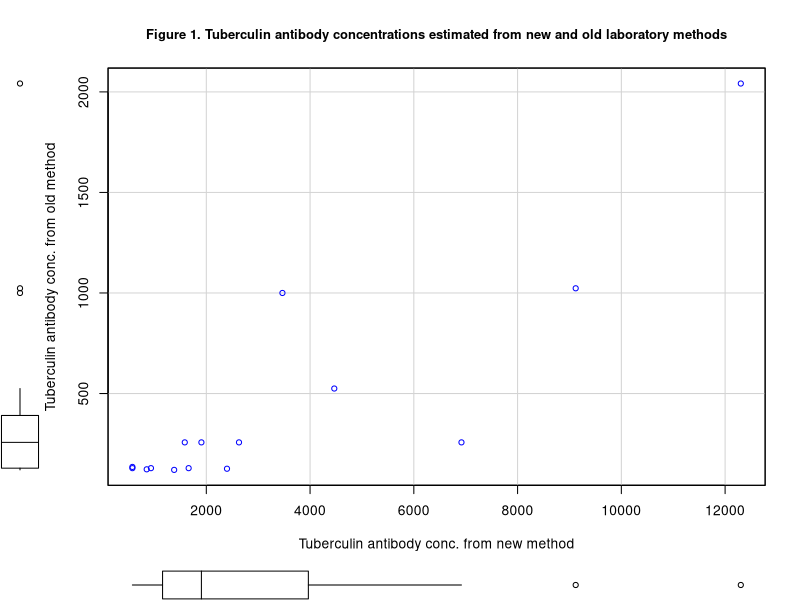
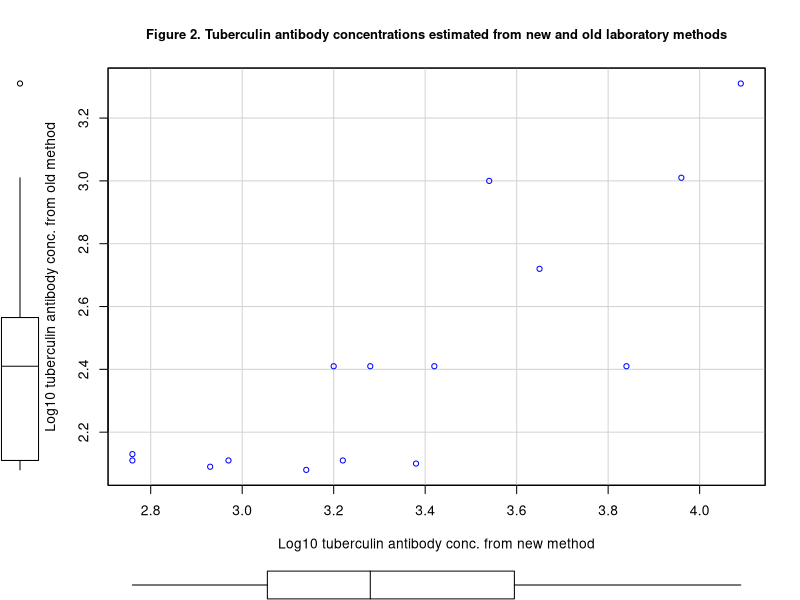
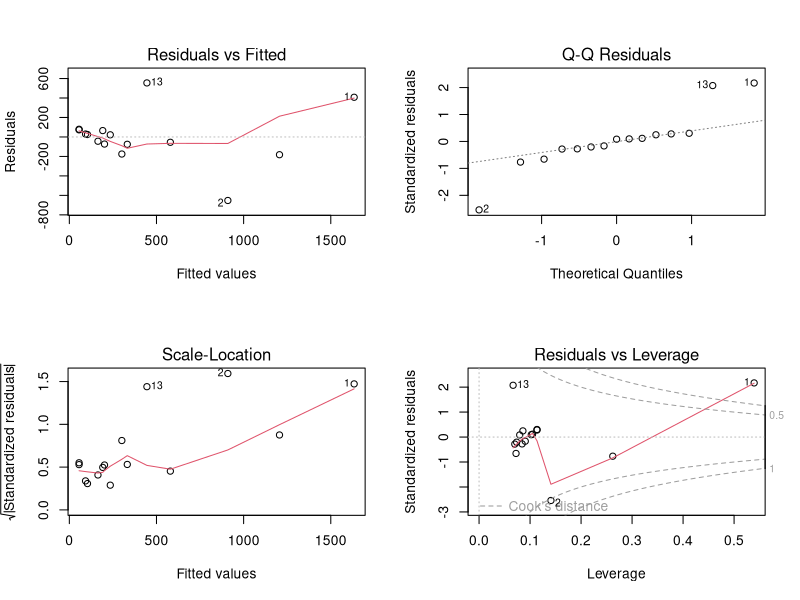
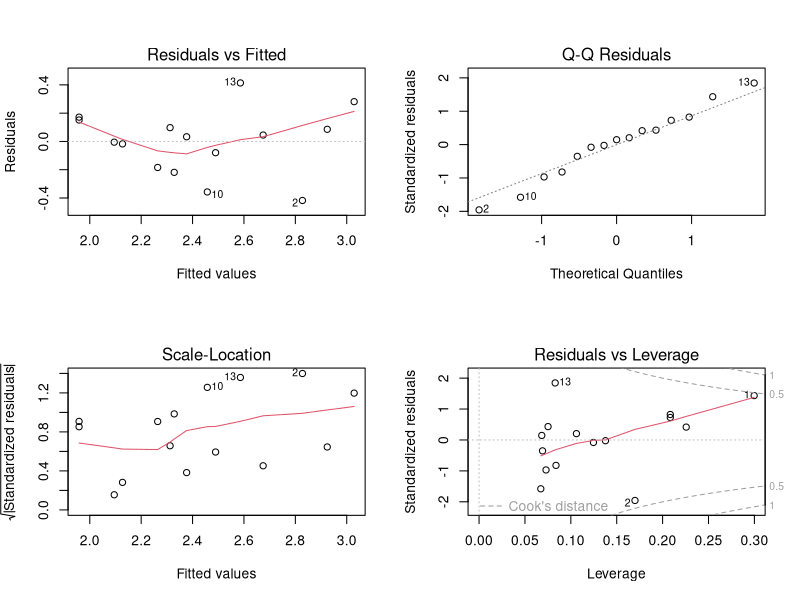

Generate these figures, in order, with R:
## ---- chunk 1
knitr::opts_chunk$set(echo = TRUE)
## ---- chunk 2
OLD <- c(2041.7,257.0,524.8,257.0,128.8,128.8,1023.3,134.9,257.0,125.9,257.0,123.0,1000.0,120.2,128.8)
NEW <- c(12302.7,6918.3,4466.8,1584.9,933.3,1659.6,9120.1,575.4,2630.3,2398.8,1905.5,851.1,3467.4,1380.4,575.4)
mydata <- data.frame(OLD, NEW)
## ---- chunk 3
if(!require(car)){install.packages("car")}
library(car)

scatterplot(OLD ~ NEW, data = mydata, smooth = FALSE, regLine = FALSE,
     main = "Figure 1. Tuberculin antibody concentrations estimated from new and old laboratory methods",
     ylab = "Tuberculin antibody conc. from old method",
     xlab = "Tuberculin antibody conc. from new method",
     cex.main = 0.94)
## ---- chunk 4
mydata.LM <- lm(OLD~NEW,data = mydata)
summary(mydata.LM)
## ---- chunk 5
confint(mydata.LM, level = 0.95)
## ---- chunk 6
mydata$OLDt <- log10(mydata$OLD)
mydata$NEWt <- log10(mydata$NEW)
## ---- chunk 7
scatterplot(OLDt ~ NEWt, data = mydata, smooth = FALSE, regLine = FALSE,
     main = "Figure 2. Tuberculin antibody concentrations estimated from new and old laboratory methods",
     ylab = "Log10 tuberculin antibody conc. from old method",
     xlab = "Log10 tuberculin antibody conc. from new method",
     cex.main = 0.94)
## ---- chunk 8
mydata.LMt <- lm(OLDt~NEWt,data = mydata)
summary(mydata.LMt)

## ---- chunk 9
confint(mydata.LMt, level = 0.95)
## ---- chunk 10
par(mfrow=c(2,2)) 
plot(mydata.LM)
## ---- chunk 11
par(mfrow=c(2,2)) 
plot(mydata.LMt)
